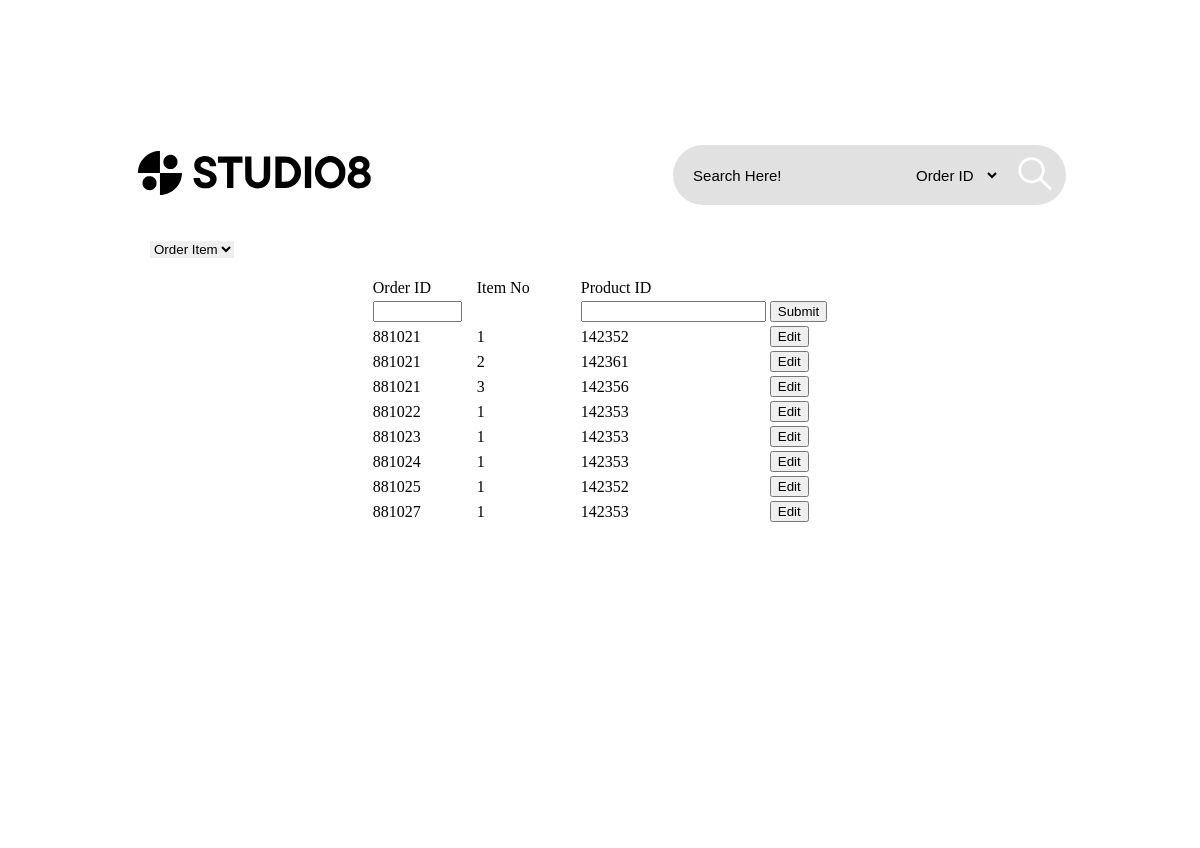
Page /order/orderin/orderinform.php on the committed database.
### tables this page shows
CREATE TABLE `orderin` (
  `order_id` int(20) NOT NULL,
  `ItemNo` int(20) NOT NULL,
  `product_id` text NOT NULL
);

### order/orderin/orderinform.php (the view, shortened to what this page needs)
<?php
    $con=mysqli_connect("localhost","root","","studio8");
    $sql = "CREATE TABLE IF NOT EXISTS `orderin` (
                `order_id` int(20) PRIMARY KEY NOT NULL AUTO_INCREMENT,
                `ItemNo` int(20) NOT NULL,
                `product_id` text NOT NULL
                );
            ";
    mysqli_query($con,$sql);
    $sql = "ALTER TABLE `orderin`
                DROP PRIMARY KEY,
                ADD PRIMARY KEY (
                `order_id`,
                `ItemNo`
                );
            ";
    mysqli_query($con,$sql);
?>
<!DOCTYPE html>
<html lang="en">
<head>
    <link rel="stylesheet" href="../workerpgs.css">
    <link rel="stylesheet" href="https://cdnjs.cloudflare.com/ajax/libs/font-awesome/5.13.0/css/all.min.css">
</head>
<body>
    <div class="main-box">
    <div class="box">
        <div class="navbar">
            <a href="../../index.php"><img src="../../main-asset/LOGO_STUDIO8.svg" class="logo_MAIN"></a>
            <form action="orderinsearch.php" class="search-btn">
                <input type="text" name="textsearch" placeholder="Search Here!" name="q">
                <select name="from">
                    <option value="1">Order ID</option>
                </select>
                <button type="submit"><img src="../../icon/searchIcon.png"></button>
            </form>
        </div>
        <div>
            <form class="h2text">
                <select class="h2text" name="Type" onchange="location = this.value;">
                    <option value="orderinform.php" selected>Order Item</option>
                </select>
            </form>
        </div>
    <br>
    <table border="0" align='center'>
        <tr>
            <td width="100">Order ID</td>
            <td width="100">Item No</td>
            <td width="100">Product ID</td>
        </tr>
        <tr>
            <form name="OrderinInsert" action="orderinInsert.php" method="post">
            <td><input type="int" name="order_id" size="8"></td>
            <td></td>
            <td><input type="text" name="product_id"></td>
            <td><input name="add" type="submit" ></td>
            </form>
        </tr>
        <?php
            $query = "SELECT * FROM orderin";
            $result = mysqli_query($con, $query);
            foreach( $result as $row ) {
                echo "<tr>";
                echo "<td>" .$row["order_id"]. "</td>";
                echo "<td>" .$row["ItemNo"]. "</td>";
                echo "<td>" .$row["product_id"]. "</td>";
                echo "<form name='orderinEdit' action='orderinEdit.php' method='post'>";
                echo "<td><input name='edit' type='submit' value='Edit'></td>";
                echo "</form>";
                echo "</tr>";
                }
        ?>
    </table>
</body>
</html>

### order/workerpgs.css (style rules this page uses)
html , body { background-image: url(../main-asset/loginbg.jpg); height: 100%; background-position: center; background-repeat: no-repeat; background-size: cover; margin: 0; padding: 0; }
.box { background-color :rgb(255, 255, 255); min-height:700px; padding:10px; margin:100px; border-radius: 10px; z-index:1; }
.main-box { min-width: 1150px; max-width: 1500px; margin:auto; z-index:1; }
.h2text { font-family: sans-serif; margin-left: 20px; border: none; }
.navbar { width: 95%; margin: auto; padding: 35px 0; display: flex; align-items: center; justify-content: space-between; }
.logo_MAIN { width: 240px; cursor: pointer; }
.search-btn { width: 40%; max-width: 700px; background: rgba(180, 180, 180, 0.4); height: 40px; margin-left: 170px; display: flex; align-items: center; border-radius: 60px; padding: 10px 10px; }
.search-btn input { background: transparent; flex: 1; border: 0; outline: none; padding: 10px 10px; font-size: 15px; color: #000000; }
.search-btn select { background: transparent; flex: 1; border: 0; outline: none; padding: 10px 10px; font-size: 15px; color: #000000; }
::placeholder { color: #000000; }
.search-btn button img { width: 63px; }
.search-btn button { border: 0; border-radius: 50%; width: 60px; height: 60px; background: transparent; cursor: pointer; }

### rows in the picture
orderin: order "881021", ItemNo "1", product "142352"
orderin: order "881021", ItemNo "2", product "142361"
orderin: order "881021", ItemNo "3", product "142356"
orderin: order "881022", ItemNo "1", product "142353"
orderin: order "881023", ItemNo "1", product "142353"
orderin: order "881024", ItemNo "1", product "142353"
orderin: order "881025", ItemNo "1", product "142352"
orderin: order "881027", ItemNo "1", product "142353"
